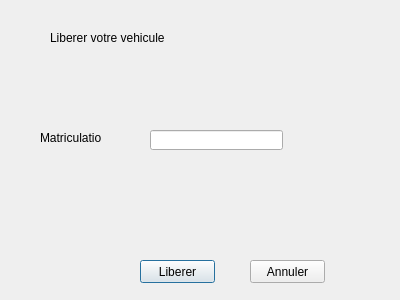
<?xml version="1.0" encoding="UTF-8"?>
<ui version="4.0">
 <class>liberer</class>
 <widget class="QDialog" name="liberer">
  <property name="geometry">
   <rect>
    <x>0</x>
    <y>0</y>
    <width>400</width>
    <height>300</height>
   </rect>
  </property>
  <property name="windowTitle">
   <string>Dialog</string>
  </property>
  <widget class="QLabel" name="label_3">
   <property name="geometry">
    <rect>
     <x>50</x>
     <y>30</y>
     <width>291</width>
     <height>16</height>
    </rect>
   </property>
   <property name="text">
    <string>Liberer votre vehicule</string>
   </property>
  </widget>
  <widget class="QPushButton" name="pushButton">
   <property name="geometry">
    <rect>
     <x>140</x>
     <y>260</y>
     <width>75</width>
     <height>23</height>
    </rect>
   </property>
   <property name="text">
    <string>Liberer</string>
   </property>
  </widget>
  <widget class="QPushButton" name="pushButton_2">
   <property name="geometry">
    <rect>
     <x>250</x>
     <y>260</y>
     <width>75</width>
     <height>23</height>
    </rect>
   </property>
   <property name="text">
    <string>Annuler</string>
   </property>
  </widget>
  <widget class="QLineEdit" name="lineEdit">
   <property name="geometry">
    <rect>
     <x>150</x>
     <y>130</y>
     <width>133</width>
     <height>20</height>
    </rect>
   </property>
  </widget>
  <widget class="QLabel" name="label">
   <property name="geometry">
    <rect>
     <x>40</x>
     <y>130</y>
     <width>61</width>
     <height>16</height>
    </rect>
   </property>
   <property name="text">
    <string>Matriculation</string>
   </property>
  </widget>
 </widget>
 <resources/>
 <connections/>
</ui>
